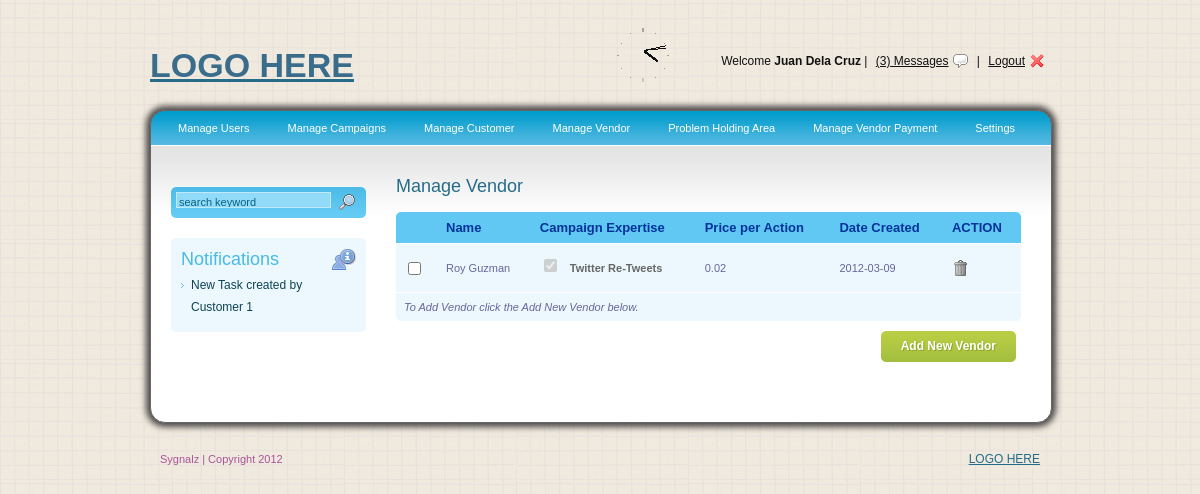
/MyPlayGround/manage_vendor.php (signed in), run on the app's committed database.
### tables this page shows
CREATE TABLE IF NOT EXISTS `tbl_vendor` (
  `vendor_id` int(11) NOT NULL AUTO_INCREMENT,
  `user_id` int(11) unsigned NOT NULL,
  `vendor_expertise` text NOT NULL,
  `vendor_priceaction` float NOT NULL,
  `date_created` text NOT NULL,
  `extra` text NOT NULL,
  PRIMARY KEY (`vendor_id`),
  KEY `FK_tbl_vendor_1` (`user_id`)
);

CREATE TABLE IF NOT EXISTS `tbl_user` (
  `userid` int(11) unsigned NOT NULL AUTO_INCREMENT,
  `fullname` varchar(100) NOT NULL,
  `screenname` varchar(20) NOT NULL,
  `emailadd` varchar(50) NOT NULL,
  `username` varchar(50) NOT NULL,
  `password` varchar(50) NOT NULL,
  `usertype` int(5) unsigned NOT NULL,
  `phonenumber` varchar(20) NOT NULL,
  `initial` int(2) NOT NULL,
  `user_set` text,
  PRIMARY KEY (`userid`)
);

CREATE TABLE IF NOT EXISTS `tbl_campaign` (
  `campaign_id` int(100) unsigned NOT NULL AUTO_INCREMENT,
  `campaign_credit` varchar(50) NOT NULL,
  `campaign_date_created` date NOT NULL,
  `campaign_desc` text NOT NULL,
  PRIMARY KEY (`campaign_id`)
);

### MyPlayGround/_libraries/generateModel.php (the view, shortened to what this page needs)
<?php
class Model extends Components{
       function getVendor($conn,$ven_id){
          $resultAuthUser = $conn->query("SELECT * FROM tbl_vendor a LEFT JOIN tbl_user b ON a.user_id = b.userid");
          $finaldat = "";
          while($resultData=$resultAuthUser->fetch_array(MYSQLI_ASSOC)){
            if($ven_id==$resultData['user_id']){
              $finaldat.= "<tr>
                        <td><input type='checkbox' /></td>
                        <td></td>
                        <td></td>
                        <td></td>
                        <td></td>
                        <td></td>
                        <input type='hidden' class='userId' name='nuserId' value='$resultData[user_id]' />
                        <td colspan='2'><img src='images/save.jpg' style='width:16px;height:16px;' alt='$resultData[user_id]' onclick='saveupVendor(this.alt)' border='0' /></td>
                    </tr>";
            }
            else{
               $listExpertise = $this->getListExpertise($conn,$resultData['user_id'],$resultData['vendor_expertise']);
               $date = date('Y-m-d', $resultData['date_created']);
               $finaldat.= "<tr>
                        <td><input type='checkbox' /></td>
                        <td>$resultData[fullname]</td>
                        <td>$listExpertise</td>
                        <td>$resultData[vendor_priceaction]</td>
                        <td>$date</td>
                        <input type='hidden' class='userId' name='nuserId' value='$resultData[user_id]' />
                        <td colspan='2'><img src='images/trash.png' alt='$resultData[user_id]' title='' class='deleteUser' onclick='delVendor(this.alt)'  border='0' /></td>
                    </tr>";
            }
          }
          return $finaldat;
       }
       function getListExpertise($conn,$id,$expertise){
           $actualExpertise="";
             $arrExpertise = unserialize($expertise);
                $queryCampaign = $conn->query("SELECT * FROM tbl_campaign");
                while($resultCampaign=$queryCampaign->fetch_array(MYSQLI_ASSOC)){
                        if(in_array($resultCampaign['campaign_id'], $arrExpertise)){
                           $actualExpertise.="<input type='checkbox' checked='checked' disabled='disabled' name='vendorExpertise[]' id='expertise' value='$resultCampaign[campaign_id]' /><label class='check_label'>$resultCampaign[campaign_desc]</label><br />";
                        }
                }
             return $actualExpertise;
       }
}
?>

### MyPlayGround/_css/general.css (style rules this page uses)
html { color: #333333; font: 13px/22px "Lucida Grande", "Lucida Sans", "Lucida Sans Unicode", sans-serif; }
input { font: 13px/22px "Lucida Grande", "Lucida Sans", "Lucida Sans Unicode", sans-serif; }

### MyPlayGround/_css/demo.css (style rules this page uses)
body { background:#fff; color:#333; font: 12px/22px verdana, arial, sans-serif; height:100%; margin:0 auto; width:100%; }
img { border:0; }

### MyPlayGround/_css/style.css (style rules this page uses)
body { background:url(../images/bg.png); font-family:Arial, Helvetica, sans-serif; padding:0; font-size:12px; text-align: center; color: #0e4354; }
#rounded-corner td { padding: 8px; background: #ecf8fd; border-top: 1px solid #fff; color: #669; }

### MyPlayGround/_css/niceforms-default.css (style rules this page uses)
label { font-size:11px; font-weight:bold; color:#666; }
label.check_label { padding:0 0 0 10px; line-height:32px; }
select, input, textarea, button { outline:none; resize:none; }

### data on the page
tbl_vendor: user.fullname "Roy Guzman", vendor_priceaction "0.02", date_created "2012-03-09"
tbl_campaign: campaign_desc "Twitter Re-Tweets"

### other printed values
$_SESSION['name'] "Juan Dela Cruz"
COMPANY_NAME "Sygnalz"
